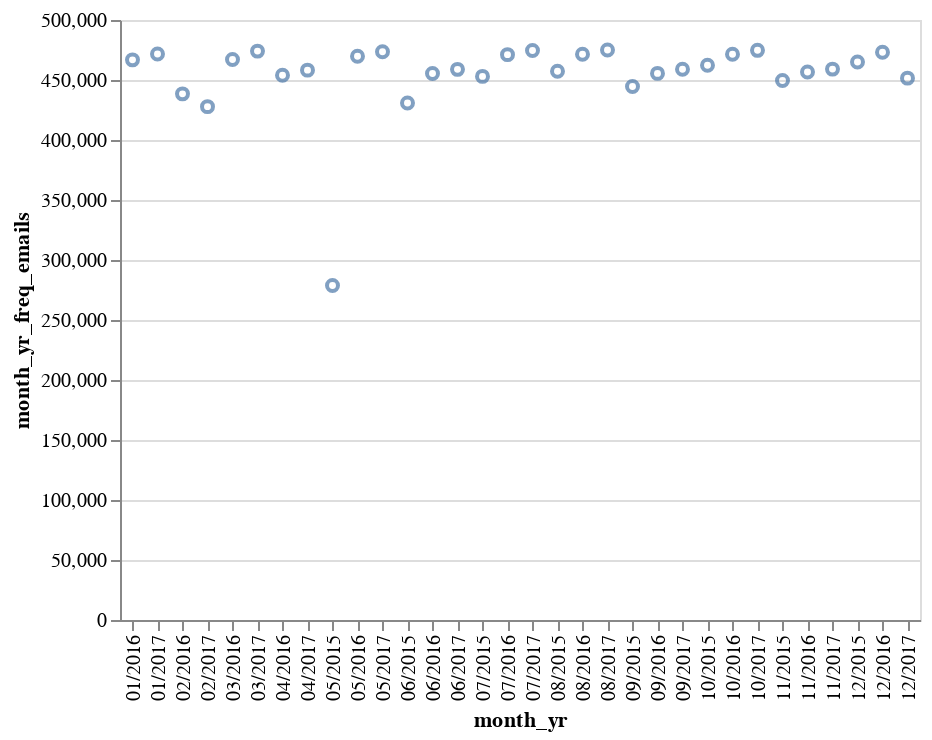

The code cell stored with this chart in its notebook:
### Code cell
alt.Chart(data_freq).mark_point().encode(
    y='month_yr_freq_emails',
    x='month_yr',
)

### Figure 1 — Vega-Lite specification as saved in the notebook (floating-point values rounded to 4 significant figures)
{"$schema": "https://vega.github.io/schema/vega-lite/v2.4.3.json", "config": {"view": {"height": 300, "width": 400}}, "data": {"values": [{"month_yr": "08/2017", "month_yr_freq_calls": 346272, "month_yr_freq_emails": 474960, "month_yr_freq_meetings": 8506, "month_yr_freq_purchases": 24710}, {"month_yr": "03/2017", "month_yr_freq_calls": 346099, "month_yr_freq_emails": 474075, "month_yr_freq_meetings": 6395, "month_yr_freq_purchases": 24651}, {"month_yr": "07/2017", "month_yr_freq_calls": 345150, "month_yr_freq_emails": 474550, "month_yr_freq_meetings": 8424, "month_yr_freq_purchases": 24786}, {"month_yr": "12/2016", "month_yr_freq_calls": 344694, "month_yr_freq_emails": 473082, "month_yr_freq_meetings": 4739, "month_yr_freq_purchases": 25056}, {"month_yr": "10/2017", "month_yr_freq_calls": 344610, "month_yr_freq_emails": 474712, "month_yr_freq_meetings": 10681, "month_yr_freq_purchases": 24500}, {"month_yr": "10/2016", "month_yr_freq_calls": 344508, "month_yr_freq_emails": 471521, "month_yr_freq_meetings": 4206, "month_yr_freq_purchases": 24595}, {"month_yr": "05/2017", "month_yr_freq_calls": 344347, "month_yr_freq_emails": 473553, "month_yr_freq_meetings": 6586, "month_yr_freq_purchases": 24599}, {"month_yr": "01/2017", "month_yr_freq_calls": 344216, "month_yr_freq_emails": 471712, "month_yr_freq_meetings": 5207, "month_yr_freq_purchases": 24536}, {"month_yr": "08/2016", "month_yr_freq_calls": 343234, "month_yr_freq_emails": 471527, "month_yr_freq_meetings": 3230, "month_yr_freq_purchases": 24660}, {"month_yr": "07/2016", "month_yr_freq_calls": 342506, "month_yr_freq_emails": 471138, "month_yr_freq_meetings": 2872, "month_yr_freq_purchases": 24501}, {"month_yr": "05/2016", "month_yr_freq_calls": 342459, "month_yr_freq_emails": 469781, "month_yr_freq_meetings": 2101, "month_yr_freq_purchases": 24792}, {"month_yr": "03/2016", "month_yr_freq_calls": 341550, "month_yr_freq_emails": 467041, "month_yr_freq_meetings": 1525, "month_yr_freq_purchases": 24472}, {"month_yr": "12/2015", "month_yr_freq_calls": 339990, "month_yr_freq_emails": 465009, "month_yr_freq_meetings": 382, "month_yr_freq_purchases": 24460}, {"month_yr": "01/2016", "month_yr_freq_calls": 339906, "month_yr_freq_emails": 466783, "month_yr_freq_meetings": 862, "month_yr_freq_purchases": 24478}, {"month_yr": "10/2015", "month_yr_freq_calls": 337336, "month_yr_freq_emails": 462288, "month_yr_freq_meetings": 12, "month_yr_freq_purchases": 24310}, {"month_yr": "11/2017", "month_yr_freq_calls": 334665, "month_yr_freq_emails": 459078, "month_yr_freq_meetings": 9723, "month_yr_freq_purchases": 23993}, {"month_yr": "09/2017", "month_yr_freq_calls": 334552, "month_yr_freq_emails": 458953, "month_yr_freq_meetings": 9115, "month_yr_freq_purchases": 24036}, {"month_yr": "06/2017", "month_yr_freq_calls": 334337, "month_yr_freq_emails": 458859, "month_yr_freq_meetings": 7747, "month_yr_freq_purchases": 23695}, {"month_yr": "04/2017", "month_yr_freq_calls": 333258, "month_yr_freq_emails": 458219, "month_yr_freq_meetings": 5909, "month_yr_freq_purchases": 23645}, {"month_yr": "08/2015", "month_yr_freq_calls": 333176, "month_yr_freq_emails": 457283, "month_yr_freq_meetings": 6, "month_yr_freq_purchases": 24299}, {"month_yr": "11/2016", "month_yr_freq_calls": 333132, "month_yr_freq_emails": 456627, "month_yr_freq_meetings": 4162, "month_yr_freq_purchases": 23941}, {"month_yr": "06/2016", "month_yr_freq_calls": 332513, "month_yr_freq_emails": 455437, "month_yr_freq_meetings": 2415, "month_yr_freq_purchases": 23846}, {"month_yr": "04/2016", "month_yr_freq_calls": 331032, "month_yr_freq_emails": 453899, "month_yr_freq_meetings": 1923, "month_yr_freq_purchases": 23696}, {"month_yr": "09/2016", "month_yr_freq_calls": 330734, "month_yr_freq_emails": 455505, "month_yr_freq_meetings": 3840, "month_yr_freq_purchases": 23564}, {"month_yr": "07/2015", "month_yr_freq_calls": 330263, "month_yr_freq_emails": 453015, "month_yr_freq_meetings": 5, "month_yr_freq_purchases": 23978}, {"month_yr": "12/2017", "month_yr_freq_calls": 330006, "month_yr_freq_emails": 451557, "month_yr_freq_meetings": 10406, "month_yr_freq_purchases": 23545}, {"month_yr": "11/2015", "month_yr_freq_calls": 328179, "month_yr_freq_emails": 449538, "month_yr_freq_meetings": 219, "month_yr_freq_purchases": 23442}, {"month_yr": "09/2015", "month_yr_freq_calls": 322890, "month_yr_freq_emails": 444527, "month_yr_freq_meetings": 15, "month_yr_freq_purchases": 23421}, {"month_yr": "02/2016", "month_yr_freq_calls": 319085, "month_yr_freq_emails": 438439, "month_yr_freq_meetings": 1123, "month_yr_freq_purchases": 22803}, {"month_yr": "06/2015", "month_yr_freq_calls": 315483, "month_yr_freq_emails": 430825, "month_yr_freq_meetings": 6, "month_yr_freq_purchases": 23282}, {"month_yr": "02/2017", "month_yr_freq_calls": 312271, "month_yr_freq_emails": 427797, "month_yr_freq_meetings": 4994, "month_yr_freq_purchases": 22291}, {"month_yr": "05/2015", "month_yr_freq_calls": 204382, "month_yr_freq_emails": 278795, "month_yr_freq_meetings": 15, "month_yr_freq_purchases": 15617}]}, "encoding": {"x": {"field": "month_yr", "type": "nominal"}, "y": {"field": "month_yr_freq_emails", "type": "quantitative"}}, "mark": "point"}
